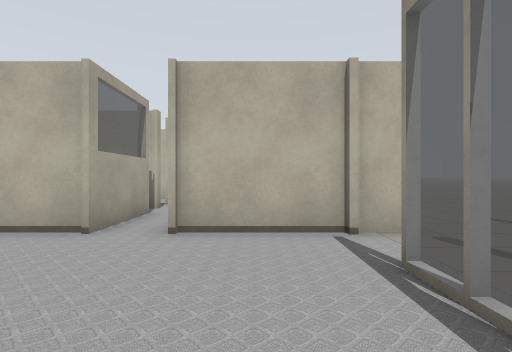
[1] (above)

24 first-person views from a walk through a world built for the Gazebo simulator. The camera is 0.94 m above the floor, looks level and sees 80° across. The lines on the ground mark 1 m squares. The floor is counted in squares, 1 m on a side. Each view is taken from the middle of a square. On the plan, view 1 faces up. The plan holds only what a view shows up to about 11 squares ahead; the rest is blank. The place goes on beyond the plan. Some surface patterns are stand-ins.

[2]
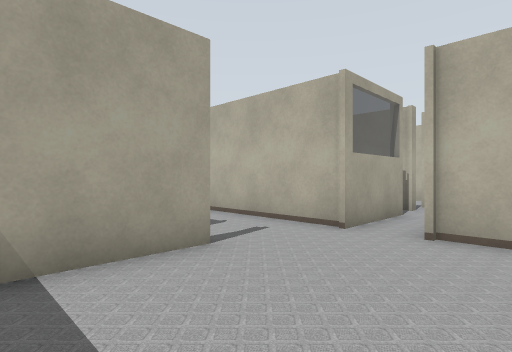

[3]
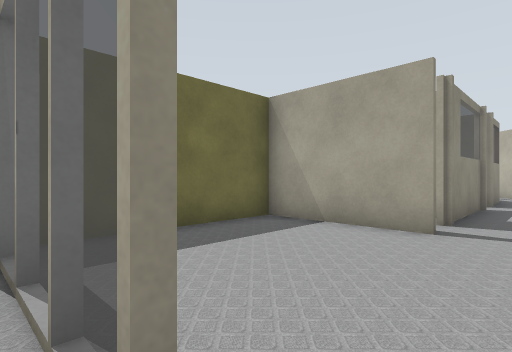

[4]
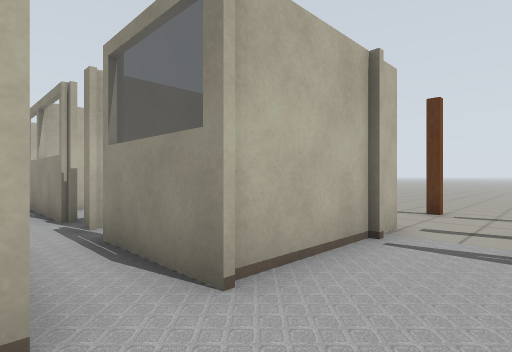

[5]
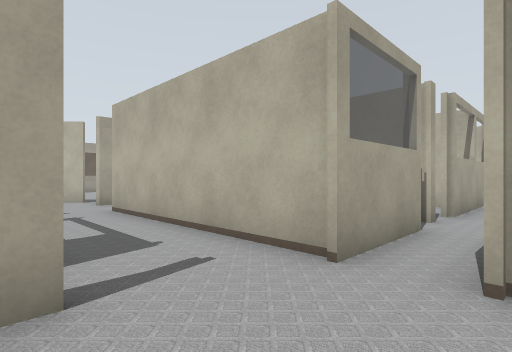

[6]
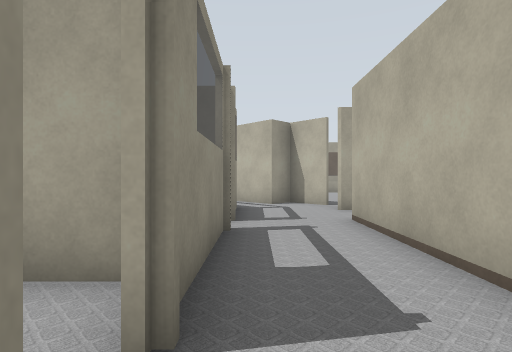

[7]
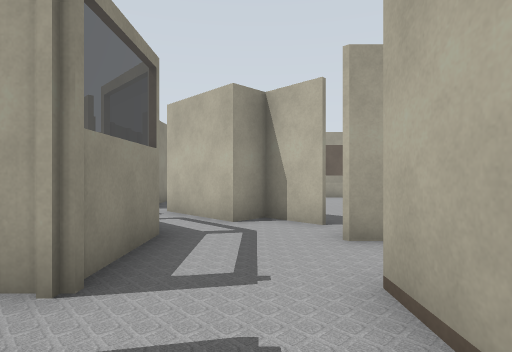

[8]
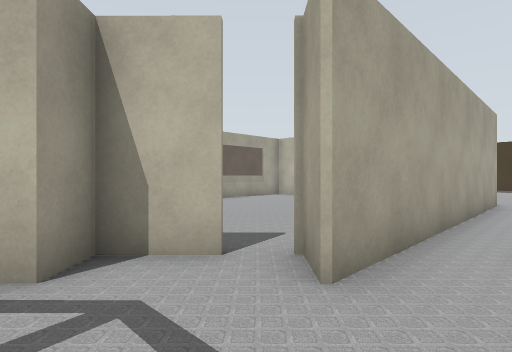

[9]
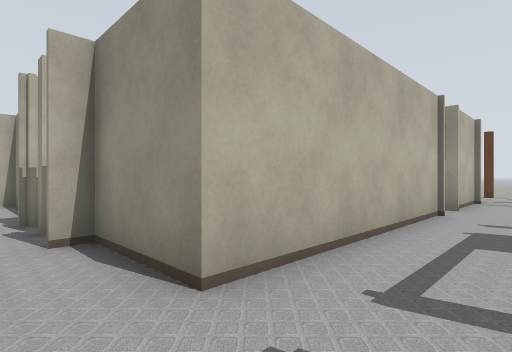

[10]
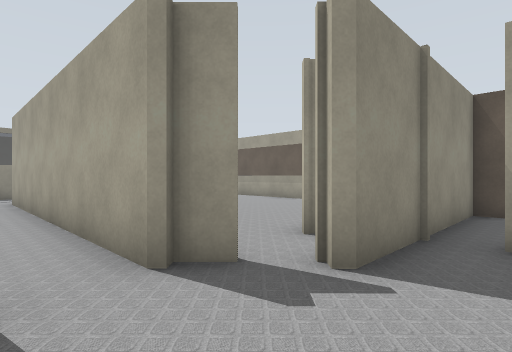

[11]
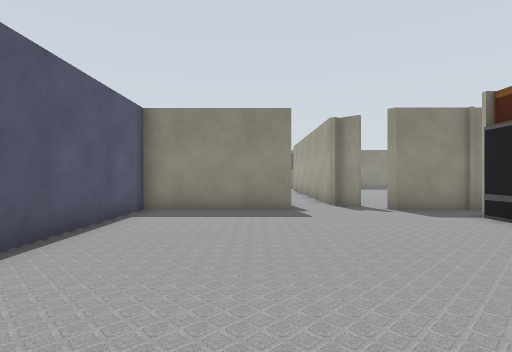

[12]
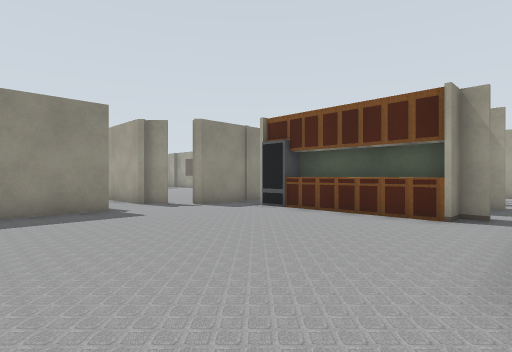

[13]
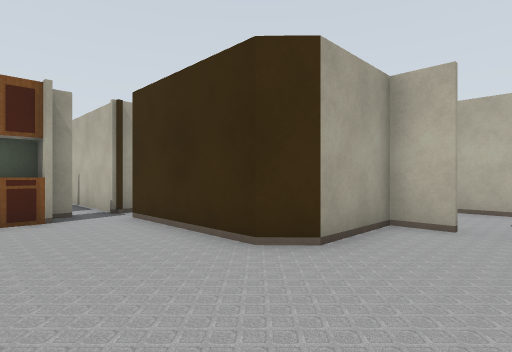

[14]
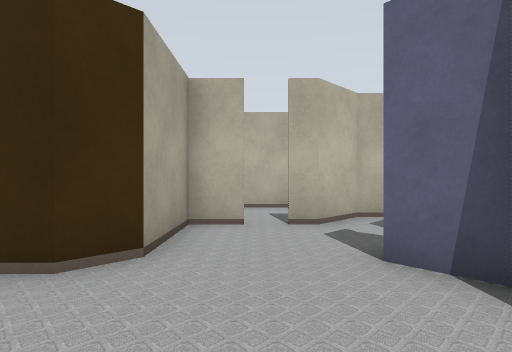

[15]
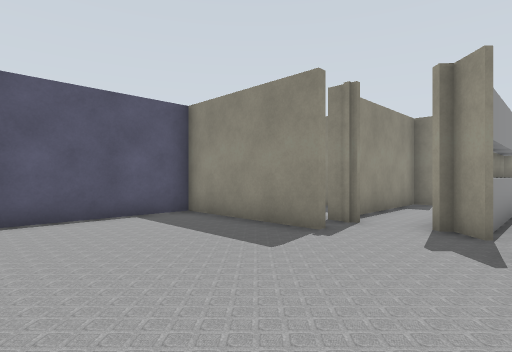

[16]
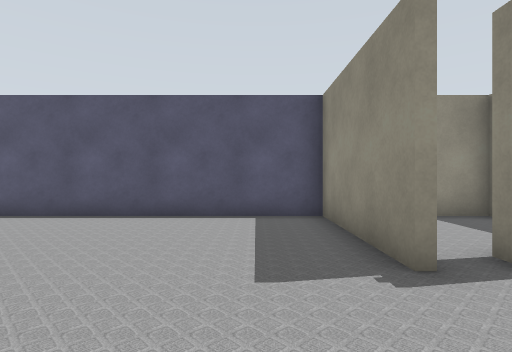

[17]
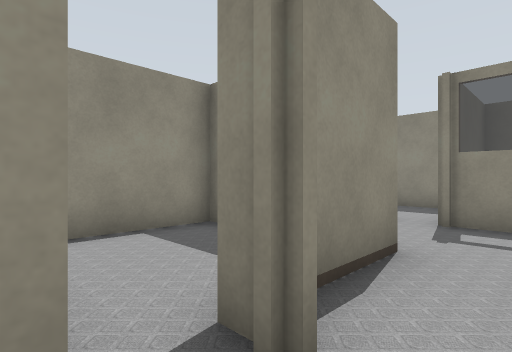

[18]
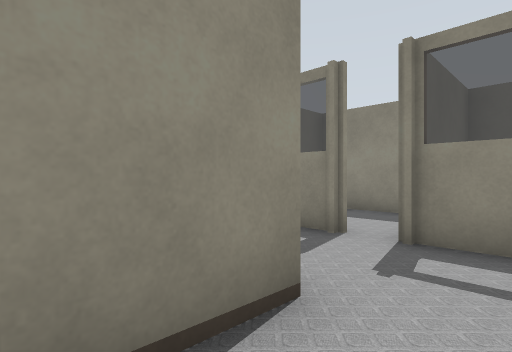

[19]
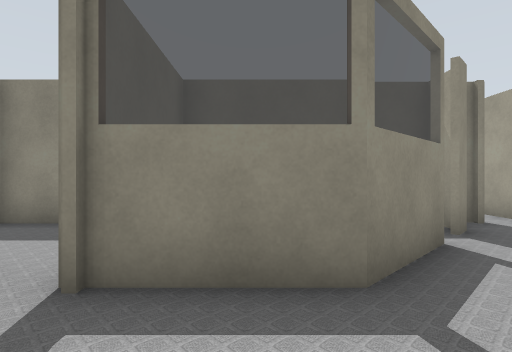

[20]
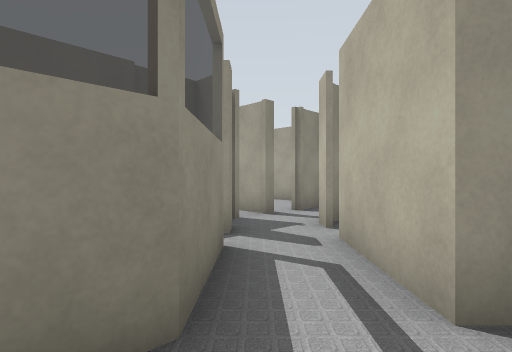

[21]
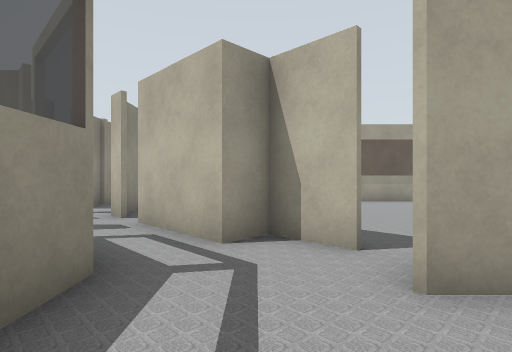

[22]
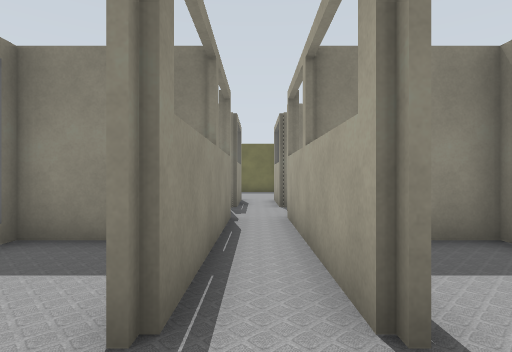

[23]
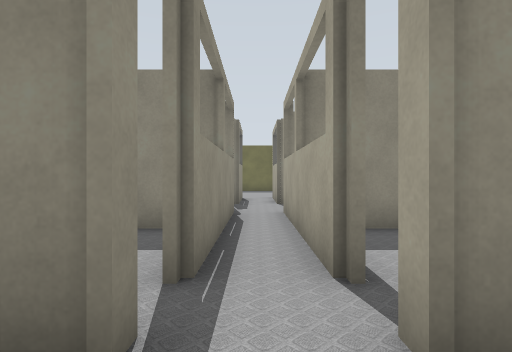

[24]
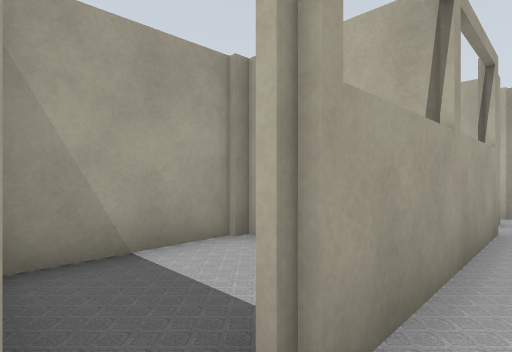

### Floor plan
Key: @ floor where view 1 was taken; # wall or solid block; x gap in a wall; . floor; = window, fence, low wall or low ledge.
Columns run from 20 left of view 1 to 2 right of it. Each row starts with its distance up from view 1.
 31            ###
 30             ..
 29             . ##
 28            #.##.
 27            #...
 26           ##..
 25      ######...#
 24      #........#
 23      #=.......#
 22      #=.......#
 21      #=.......#
 20      #=.......#
 19      ##.......#
 18      ##.......#  #.
 17  #............#  ..
 16  #######..#####  #.#
 15       #.#.##     #.#
 14         #.#      #.#
 13         #.#     ##.###=
 12         #.#    ###.##=
 11         #.#    #.#.#
 10         #.#    #.x.x
  9         #.#    ###.##
  8         #.#    # x.x
  7         #.#    # =.#
  6        ##.##  ## =.=
  5       ##..########.####
  4       #................
  3      ###..............=
  2     ##.====.#=###.....=
  1   ###..=# #...###.....=
  0   ....##  #...###...@.=
 -1 ####.##   #############
 -2    #.
 -3    #

Where each view was taken, in squares from view 1:
view 1: 0 up, 0 right, facing up
view 2: 0 up, 0 right, facing up-left
view 3: 4 up, 2 right, facing down-left
view 4: 3 up, 3 left, facing up-right
view 5: 2 up, 1 left, facing up-left
view 6: 3 up, 3 left, facing left
view 7: 4 up, 7 left, facing left
view 8: 3 up, 10 left, facing up-left
view 9: 3 up, 11 left, facing up-right
view 10: 18 up, 10 left, facing down-left
view 11: 25 up, 9 left, facing down
view 12: 25 up, 7 left, facing down-left
view 13: 22 up, 7 left, facing up-left
view 14: 22 up, 8 left, facing up
view 15: 21 up, 13 left, facing down-right
view 16: 18 up, 13 left, facing right
view 17: 9 up, 11 left, facing down-right
view 18: 7 up, 11 left, facing down-right
view 19: 5 up, 11 left, facing down
view 20: 4 up, 11 left, facing down-left
view 21: 4 up, 9 left, facing left
view 22: 17 up, 2 left, facing down
view 23: 18 up, 2 left, facing down
view 24: 9 up, 2 left, facing up-left
